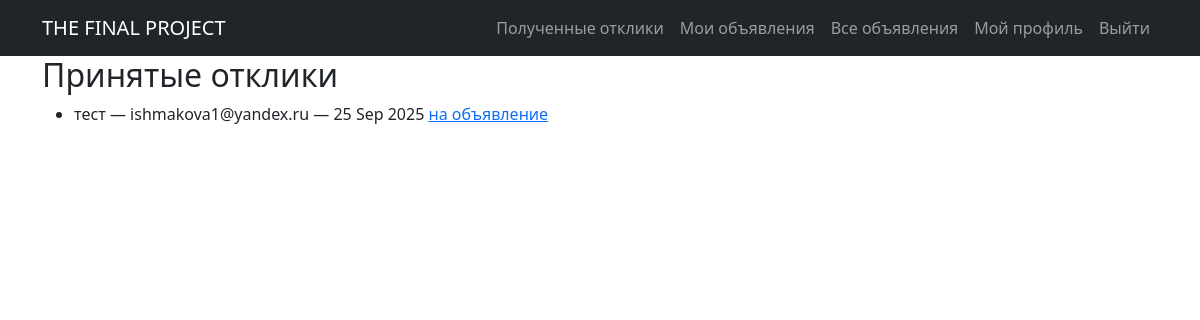
Page /responses/accepted/ (signed in) on the committed database.
### board/models.py (models this page shows, shortened)
class Response(models.Model):
    poster = models.ForeignKey(Poster, on_delete=models.CASCADE)
    sender = models.ForeignKey(User, on_delete=models.CASCADE, related_name='addresser')
    receiver = models.ForeignKey(User, on_delete=models.CASCADE, related_name = 'recipient')
    status = models.BooleanField(default=False)
    response = models.TextField(max_length=10000, blank=True)
    response_origin = models.DateTimeField(auto_now_add=True)

### board/views.py (the view)
# urls.py: path('responses/accepted/', AcceptedResponses.as_view(), name='accepted_responses'),
class AcceptedResponses(ListView):
    model = Response
    template_name = 'accepted_responses.html'
    context_object_name = 'accepted_responses'
    paginate_by = 10
    def get_queryset(self):
        user = self.request.user
        return Response.objects.filter(receiver=user, status=True).order_by('-response_origin')

### templates/accepted_responses.html
{% extends 'base.html' %}
{% block content %}
    <h2>Принятые отклики </h2>
    {% if accepted_responses %}
        <ul>
            {% for resp in accepted_responses %}
                <li>
                    {{ resp.response }} — {{ resp.sender.username }} — {{ resp.response_origin|date:"d M Y" }}
                    <a href="{% url 'poster_detail' resp.poster.id %}"> на объявление</a>
                </li>
            {% endfor %}
        </ul>
    {% else %}
        <p>Нет откликов.</p>
    {% endif %}
{% endblock %}

### rows in the picture
Response: response "тест", sender.username "ishmakova1@yandex.ru", response_origin "25 Sep 2025"
